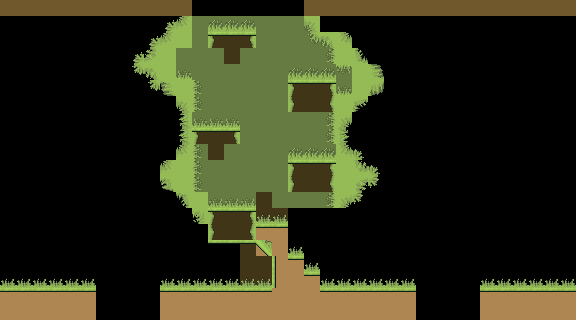

The image is a tile-based game level rendered from a .tmx file. Its description and source (layers, tilesets, objects; grid data summarised) follow:
An orthogonal 36x20 tile map with 16x16 px tiles, 8 tile layers (Background, Floorground, Floorground trim, Walls, ...), 2 tilesets.

<map version="1.8" tiledversion="1.8.4" orientation="orthogonal" renderorder="right-down" width="36" height="20" tilewidth="16" tileheight="16" infinite="0" nextlayerid="9" nextobjectid="1">
 <tileset firstgid="1" source="../Tilesheets/tilesheet-Forest01.tsx" />
 <tileset firstgid="177" source="../Tilesheets/FORESTSHEET.tsx" />
 <layer id="1" name="Background" width="36" height="20">
  <properties>
   <property name="unity:SortingLayer" value="Background" />
   <property name="unity:SortingOrder" type="int" value="-13" />
  </properties>
  <data>[720 cells, 152 non-empty, 11 distinct tile ids]</data>
 </layer>
 <layer id="7" name="Floorground" width="36" height="20">
  <properties>
   <property name="unity:SortingLayer" value="Environment" />
   <property name="unity:SortingOrder" type="int" value="-12" />
  </properties>
  <data>[720 cells, 120 non-empty, 3 distinct tile ids]</data>
 </layer>
 <layer id="2" name="Floorground trim" width="36" height="20">
  <properties>
   <property name="unity:SortingLayer" value="Environment" />
   <property name="unity:SortingOrder" type="int" value="-11" />
  </properties>
  <data>[720 cells, 59 non-empty, 5 distinct tile ids]</data>
 </layer>
 <layer id="8" name="Walls" width="36" height="20">
  <properties>
   <property name="unity:Layer" value="Wall" />
   <property name="unity:SortingLayer" value="Environment" />
   <property name="unity:SortingOrder" type="int" value="-10" />
  </properties>
  <data>[720 cells, 19 non-empty, 3 distinct tile ids]</data>
 </layer>
 <layer id="3" name="Floor" width="36" height="20">
  <properties>
   <property name="unity:Layer" value="Ground" />
   <property name="unity:SortingLayer" value="Environment" />
   <property name="unity:SortingOrder" type="int" value="-10" />
  </properties>
  <data>[720 cells, 41 non-empty, 1 distinct tile ids]</data>
 </layer>
 <layer id="4" name="Platforms" width="36" height="20">
  <properties>
   <property name="unity:Layer" value="Ground" />
   <property name="unity:SortingLayer" value="Environment" />
   <property name="unity:SortingOrder" type="int" value="-10" />
   <property name="unity:Tag" value="Platform" />
  </properties>
  <data>[720 cells, 6 non-empty, 1 distinct tile ids]</data>
 </layer>
 <layer id="5" name="Decor" width="36" height="20">
  <properties>
   <property name="unity:SortingLayer" value="Environment" />
   <property name="unity:SortingOrder" type="int" value="-8" />
  </properties>
  <data>[720 cells, 0 non-empty, 0 distinct tile ids]</data>
 </layer>
 <layer id="6" name="Extra" width="36" height="20">
  <properties>
   <property name="unity:SortingLayer" value="Environment" />
   <property name="unity:SortingOrder" type="int" value="-6" />
  </properties>
  <data>[720 cells, 0 non-empty, 0 distinct tile ids]</data>
 </layer>
</map>
